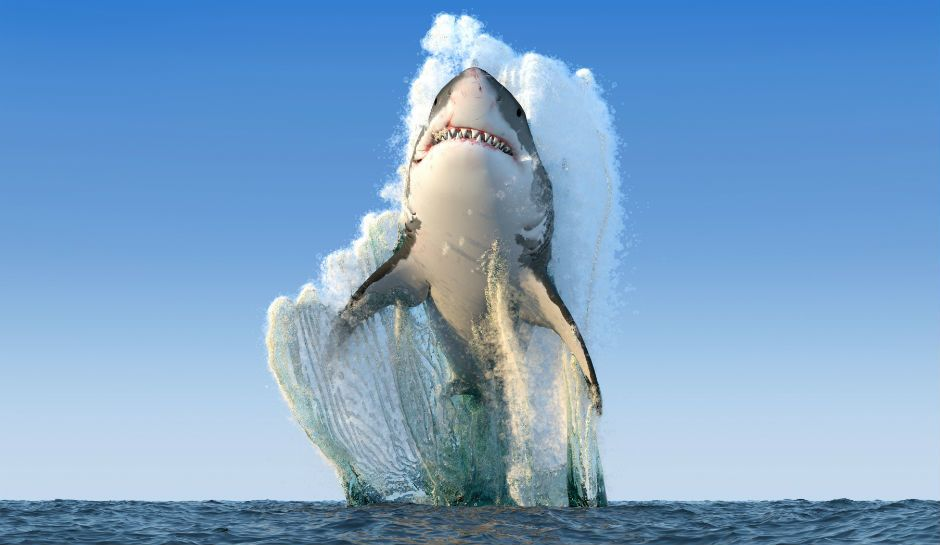
#> input picture images/shark.jpg, 940 x 545 px
$ python atividadesB01A02_color.py
#> lines starting #> are read from the running program, lines starting #| are printed output that depends on the picture
import cv2
import numpy as np


def negativo(nomeImagem):
#> called with nomeImagem = '../images/shark.jpg'
    img = cv2.imread(nomeImagem, cv2.IMREAD_COLOR)
#> img is the input picture: shape (545, 940, 3); mean B, G, R 199.9, 162.5, 123.7
    linhas, colunas, canais = img.shape
#> linhas = 545; colunas = 940; canais = 3
    for i in range(0, int(linhas)):
        for j in range(0, colunas):
            for k in range(0, canais):
                negativo = 255 - img.item(i, j, k)
                img.itemset((i, j, k), negativo)
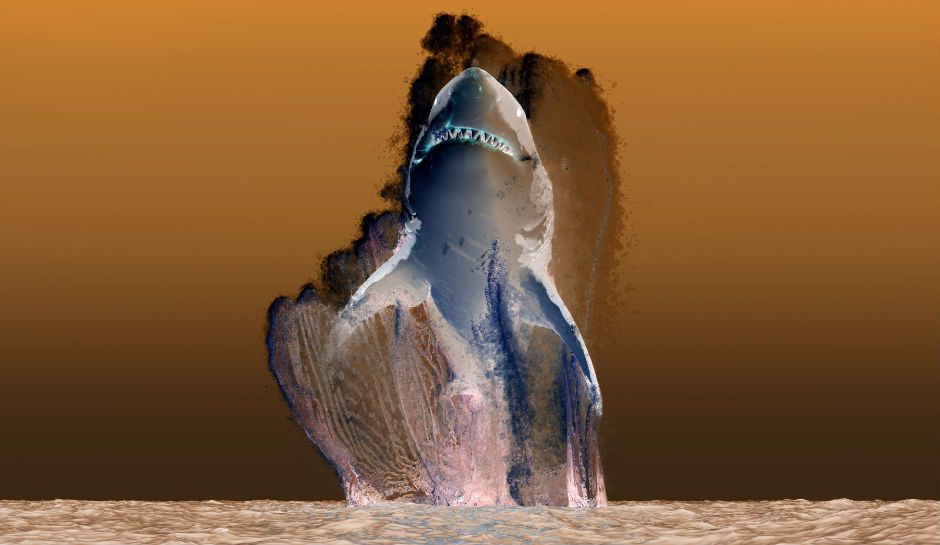
#> img: shape (545, 940, 3); mean B, G, R 55.1, 92.5, 131.3

    cv2.imshow('Negativo', img)
    cv2.imwrite('resultados/imagem_negativo_color.jpg', img)

def alterar(nomeImagem):
#> called with nomeImagem = '../images/shark.jpg'
    img = cv2.imread(nomeImagem, cv2.IMREAD_COLOR)
    linhas, colunas, canais = img.shape
#> linhas = 545; colunas = 940; canais = 3
    for i in range(0, int(linhas)):
        for j in range(0, colunas):
            for k in range(0, canais):
                if img.item(i, j, k)<100:
                    img.itemset((i, j, k), 0)
                elif img.item(i, j, k)>200:
                    img.itemset((i, j, k), 255)
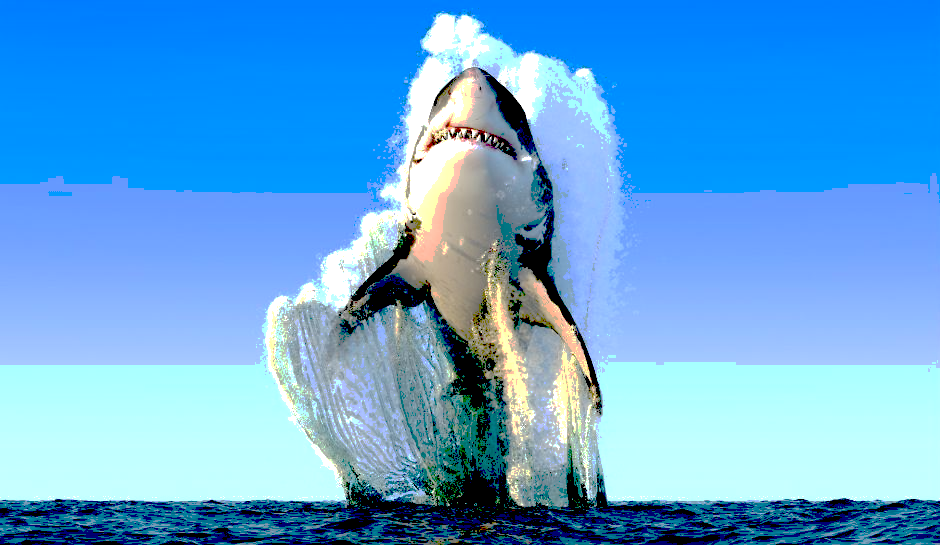
#> img: shape (545, 940, 3); mean B, G, R 222.6, 166.2, 95.1

    cv2.imshow('Alterada', img)


def salvarJpgPng(nomeImagem):
    img = cv2.imread(nomeImagem, cv2.IMREAD_COLOR)
    cv2.imwrite('resultados/imagemJpg_color.jpg', img)
    cv2.imwrite('resultados/imagemPng_color.png', img)

def diferenca():
    imgJpg = cv2.imread('resultados/imagemJpg_color.jpg', cv2.IMREAD_COLOR)
    imgPng = cv2.imread('resultados/imagemPng_color.png', cv2.IMREAD_COLOR)
    linhasJpg, colunasJpg, canaisJpg = imgJpg.shape
#> linhasJpg = 545; colunasJpg = 940; canaisJpg = 3
    linhasPng, colunasPng, canaisPng = imgPng.shape
#> linhasPng = 545; colunasPng = 940; canaisPng = 3
    if linhasJpg!=linhasPng or colunasJpg!=colunasPng or canaisJpg!=canaisPng:
        print("Linhas ou colunas ou canais incompativeis")
        return
    diferenca = imgJpg.copy()
    for i in range(0, int(linhasJpg)):
        for j in range(0, colunasJpg):
            for k in range(0, canaisJpg):
                diferenca.itemset((i, j, k), abs(imgJpg.item(i, j, k)-imgPng.item(i, j, k)))

    cv2.imshow('diferenca', diferenca)

def invertida(nomeImagem):
#> called with nomeImagem = '../images/shark.jpg'
    img = cv2.imread(nomeImagem, cv2.IMREAD_COLOR)
    invertida = img.copy()
    linhas, colunas, canais = img.shape
#> linhas = 545; colunas = 940; canais = 3
    for i in range(0, int(linhas)):
        for j in range(0, colunas):
            for k in range(0, canais):
                invertida.itemset((i, j, k), img.item(linhas-i-1, colunas-j-1, k))
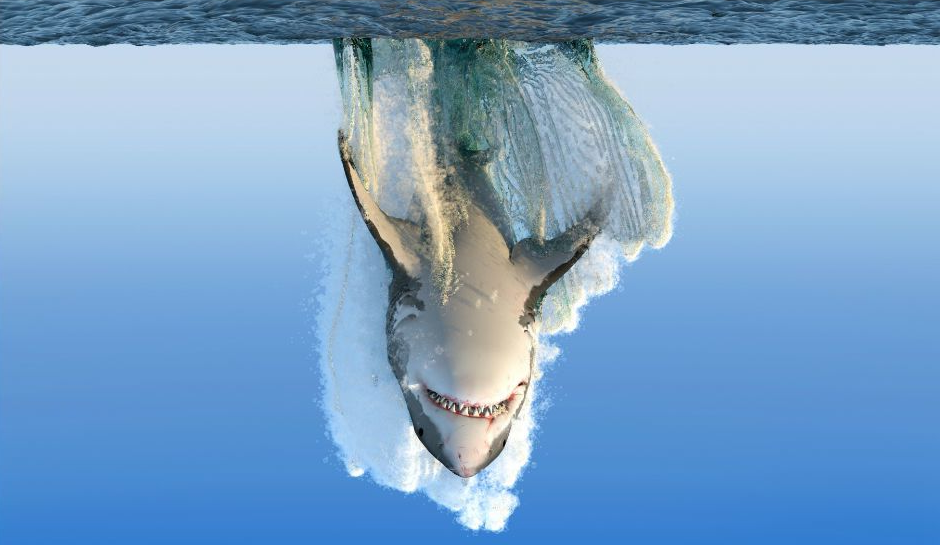
#> invertida: shape (545, 940, 3); mean B, G, R 199.9, 162.5, 123.7

    cv2.imshow('Invertida', invertida)
    cv2.imwrite('resultados/imagem_invertida_color.jpg', invertida)

negativo('../images/shark.jpg')
alterar('../images/shark.jpg')
salvarJpgPng('../images/shark.jpg')
diferenca()
invertida('../images/shark.jpg')
cv2.waitKey(0)
cv2.destroyAllWindows()

$ run again, with images/dog1.jpg copied over images/shark.jpg
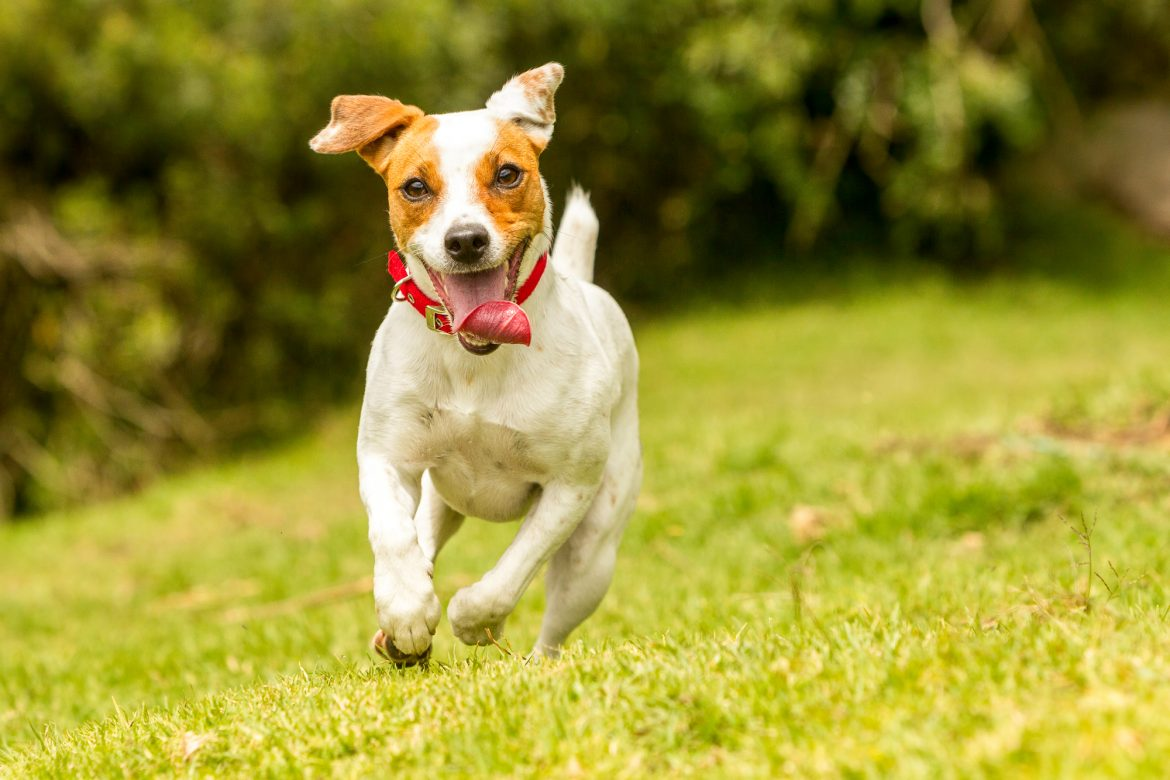
#> input picture images/dog1.jpg, 1170 x 780 px
#> in negativo, img is the input picture: shape (780, 1170, 3); mean B, G, R 52.1, 143.6, 150.6
#> after the loop in alterar, `for i in range(0, int(linhas)):`:
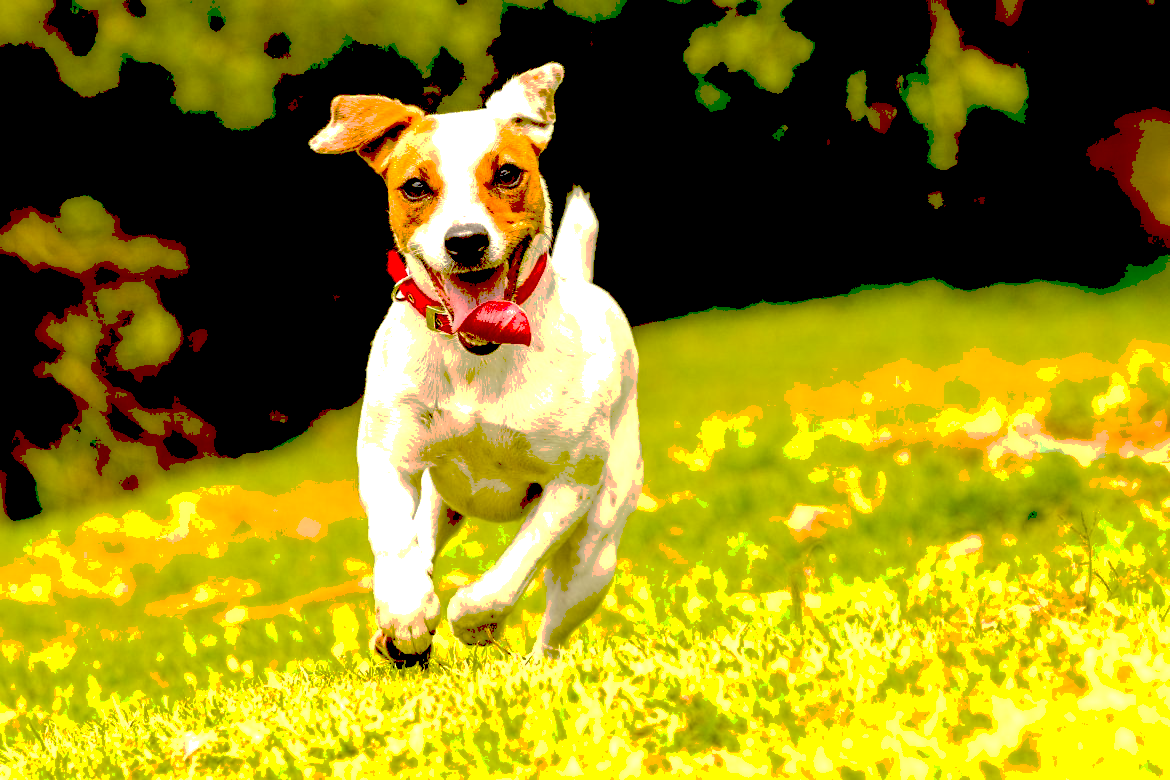
#> img: shape (780, 1170, 3); mean B, G, R 23, 133.5, 143.7
#> after the loop in invertida, `for i in range(0, int(linhas)):`:
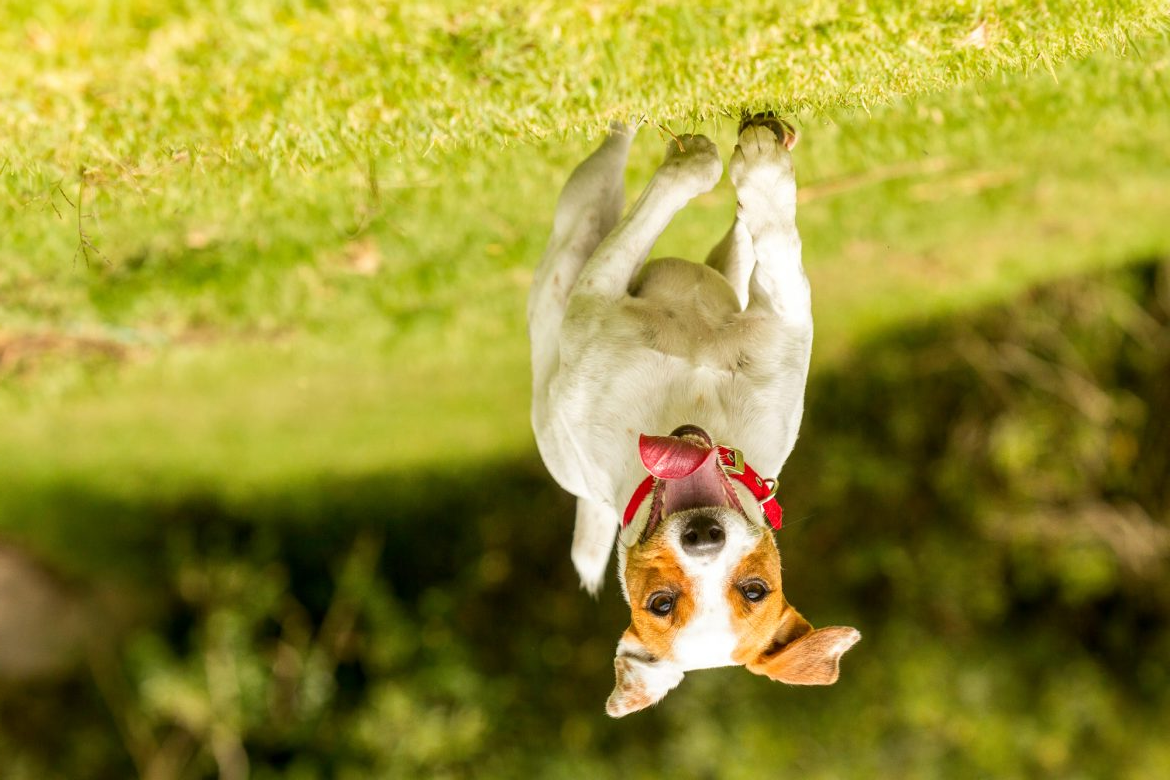
#> invertida: shape (780, 1170, 3); mean B, G, R 52.1, 143.6, 150.6
